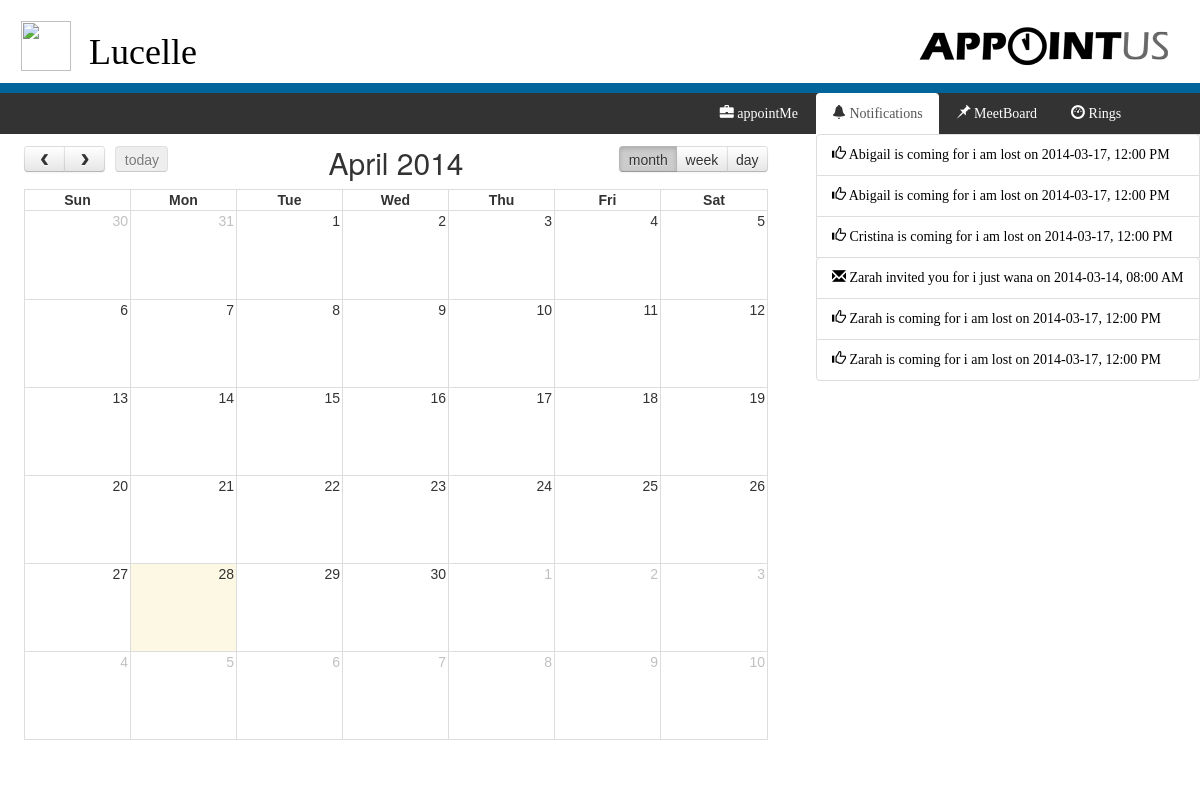
The app's page /profile.php (signed in) with its own data.
### tables this page shows
CREATE TABLE IF NOT EXISTS `notify` (
  `Count_ID` int(11) NOT NULL AUTO_INCREMENT,
  `N_ID` int(11) NOT NULL,
  `User_id` int(11) NOT NULL,
  `Response` varchar(255) NOT NULL,
  `HasResponded` varchar(255) NOT NULL,
  PRIMARY KEY (`Count_ID`)
);

CREATE TABLE IF NOT EXISTS `user` (
  `User_id` int(11) NOT NULL AUTO_INCREMENT,
  `Username` varchar(50) NOT NULL,
  `Password` varchar(50) NOT NULL,
  `Email` varchar(255) NOT NULL,
  `Firstname` varchar(255) NOT NULL,
  `Lastname` varchar(255) NOT NULL,
  `contact_number` varchar(50) NOT NULL,
  `Profile_picture` varchar(255) NOT NULL,
  PRIMARY KEY (`User_id`)
);

CREATE TABLE IF NOT EXISTS `meeting` (
  `M_ID` int(11) NOT NULL AUTO_INCREMENT,
  `Title` varchar(255) NOT NULL,
  `Venue` varchar(255) NOT NULL,
  `Description` varchar(255) NOT NULL,
  `Duration` int(11) NOT NULL,
  `Datetime` datetime NOT NULL,
  `User_id` int(11) NOT NULL,
  `IsAddedToCalendar` varchar(10) NOT NULL DEFAULT 'NO',
  PRIMARY KEY (`M_ID`)
);

### profile.php (the view, shortened to what this page needs)
<!DOCTYPE html>
<html>
<?php
    include ("dbconfig.php");
    function getDateAlone($datetime) {
    	if ($datetime) {
	    	list($date,$time) = explode(" ", $datetime);
	    	return $date;
    	} else {
    		echo 'empty datetime';
    	}
    }
    function getStandardTime($datetime) {
    	if ($datetime) {
    		list($date,$milTime) = explode(" ", $datetime);
    		$stanTime = date('h:i A', strtotime($milTime));
    		return $stanTime;
    	} else {
    		echo 'empty datetime';
    	}
    }
?>
<head>
	<link href="css/bootstrap.min.css" rel="stylesheet" media="screen">
	<link rel="stylesheet" type="text/css" href="css/profile.css">
	<link href="fullcalendar/fullcalendar.css" rel="stylesheet">
</head>
<body>
	<div id = "wrapper">
		<div id = "header">
			<img id = "logo" src="img/appointus-final-logo.png"/>
			<div id = "account-greeting">
				<img src="<?php echo 'img/' . $_SESSION['pp']; ?>" maxwidth= "100px" id="profile-picture">
				<div class="dropdown" id = "settings">
						<a data-toggle="dropdown" href="#"> <h1 id = "profile-name"><?php echo $_SESSION['username']; ?></h1> </a>
					</div>
			</div>
		</div>
		<div id = "divider">
		</div>
		<div id = "content-container">
			<div id = "left-content-container">
				<div id = "">
					<div id="content">
					<ul id="tabs" class="nav nav-tabs nav-block pull-right" data-tabs="tabs" >
			        <li><a href="meeting.php">
			        	<i class="glyphicon glyphicon-briefcase white"></i> appointMe</a></li>
			    	</ul>
					</div>
				</div>
				<div id = "calendar" style="padding: 1% 4% 10% 2%;">
				</div>
			</div>
			<div id = "right-content-container">
				<div id="content"style="height:100%;">
			    <ul id="tabs" class="nav nav-tabs" data-tabs="tabs" style="position:fixed;width:100%;background-color:#333333;color:white;">
			        <li  class="active"><a href="#ntf" data-toggle="tab">
			        	<i class="glyphicon glyphicon-bell white"></i> Notifications</a></li>
			        <li><a href="#up" data-toggle="tab">
			        	<i class="glyphicon glyphicon-pushpin white"></i> MeetBoard</a></li>
			   		 <li><a href="#mb" data-toggle="tab">
			        	<i class="glyphicon glyphicon-dashboard white"></i> Rings</a></li>
			       </ul>
		    <div id="my-tab-content" class="tab-content" style="overflow:auto;">
		    	<br><br>
		        <div class="tab-pane active" id="ntf" >
		        	<div style="position:fixed;overflow:auto;height:540px;">
		        	<div class="list-group" >
		        	<?php
					    $query = mysqli_query($con,"SELECT * from notify WHERE User_id = '$_SESSION[user_id]' ORDER BY Count_ID DESC");
					    while ($result = mysqli_fetch_array($query)) {
						    $query2 = mysqli_query($con,"SELECT * from notification WHERE N_ID = '$result[N_ID]'");
						    $result2 = mysqli_fetch_array($query2);
						    $query3 = mysqli_query($con,"SELECT * from user WHERE User_id = '$result2[User_id]'");
						    $result3 = mysqli_fetch_array($query3);
						    if ($result2['Event'] == "meeting") {
						    	$query4 = mysqli_query($con,"SELECT * from meeting WHERE M_ID = '$result2[Event_ID]'");
						    	$result4 = mysqli_fetch_array($query4);
						    	echo '
						    	<div class="dropdown">';
						    	if ($result['HasResponded'] == "NO") {
						    		echo '<a data-toggle="dropdown" href="#" class="list-group-item" style="background-color:lightblue;">';
						    	} else {
						    		echo '<a data-toggle="dropdown" href="#" class="list-group-item">';
						    	}
						    	echo '
						    	<i class="glyphicon glyphicon-envelope"></i>
								'.$result3['Username'].' invited you for '.$result4['Title'].' on '.getDateAlone($result4['Datetime']).', '.getStandardTime($result4['Datetime']).'</a>
								<ul class="dropdown-menu details" role="menu" id = "dropmenu" style="width:300px;border:1px solid gray;">';
							    echo'</ul></div>';
						    } else if ($result2['Event'] == "response") {
						    	$query4 = mysqli_query($con,"SELECT * from notification WHERE N_ID = '$result2[Event_ID]'");
						    	$result4 = mysqli_fetch_array($query4);
						    	$query5 = mysqli_query($con,"SELECT * from meeting WHERE M_ID = '$result4[Event_ID]'");
						    	$result5 = mysqli_fetch_array($query5);
						    	$query6 = mysqli_query($con,"SELECT * from notify WHERE N_ID = '$result2[Event_ID]' AND User_id = '$result2[User_id]'");
						    	$result6 = mysqli_fetch_array($query6);
							    $query7 = mysqli_query($con,"SELECT * from user WHERE User_id = '$result6[User_id]'");
							    $result7 = mysqli_fetch_array($query7);
								if ($result6['HasResponded'] == "YES") {
									echo '<a href="#" class="list-group-item">';
									if ($result6['Response'] == "ACCEPT") {
										echo '<i class="glyphicon glyphicon-thumbs-up"></i> '.$result7['Username'].' is coming for '.$result5['Title'].' on '.getDateAlone($result5['Datetime']).', '.getStandardTime($result5['Datetime']);
									} else {
										echo '<i class="glyphicon glyphicon-thumbs-down"></i> '.$result7['Username'].' is not coming for '.$result5['Title'].' on '.getDateAlone($result5['Datetime']).', '.getStandardTime($result5['Datetime']);
									}
								echo '</a>';
							    }
						    } else if ($result2['Event'] == "membership"){
						    	$query4 = mysqli_query($con,"SELECT * from ring WHERE R_ID = '$result2[Event_ID]'");
						    	$ring = mysqli_fetch_array($query4);
						    	$query5 = mysqli_query($con,"SELECT * from user WHERE User_id = '$ring[User_id]'");
						    	$user = mysqli_fetch_array($query5);
						    	echo '<a href="#" class="list-group-item">';
						    	echo '<i class="glyphicon glyphicon-thumbs-up"></i> '.$user['Username'].' added you to the ring '.$ring['Ringname'].'.';
						    	echo '</a>';
						    } else {
						    	echo 'unidentified event';
						    }
						}
		        	?>
		        	</div>
		        </div>
		        </div>
		</div>
		</div>
			</div>
	</div>
</body>
</html>

### css/profile.css (style rules this page uses)
* { margin: auto 0; padding: 0px; background-size: 100%; }
#header { min-width:100%; min-height:5%; position:relative; margin:5px; }
#logo { position: relative; top: 10px; float:right; }
#account-greeting { padding:8px; font-family: "Century Gothic"; max-height:40px; min-width: 70%; top: 50px; }
#profile-picture { float:left; position:relative; margin:8px; height: 50px; width: 50px; }
#profile-name { padding-left: 10px; float:left; position:relative; font-family:"Century Gothic"; }
#divider { background-color: #006699; min-width:100%; min-height:10px; clear:both; }
#content-container { width:100%; float:left; font-family: "Century Gothic", "Lucida Grande",Helvetica,Arial,Verdana,sans-serif; height: 84%; position: fixed; }
#left-content-container { float:left; width: 68%; height: 100%; position: relative; background-color: #333333; }
#calendar { width:68%; height: 100%; margin-top: 41px; padding-top: 20px; padding-left: 10px; padding-right: 10px; padding-bottom: 30px; background-color: #ffffff; position: fixed; font-family: "Lucida Grande",Helvetica,Arial,Verdana,sans-serif; clear:both; overflow: auto; }
#right-content-container { background-color:white; width:32%; height:100%; margin-right: 0px; position: relative; overflow: auto; text-align: center; }
.white { color:white; }
.tab-pane { border-top:1px solid #d3d3d3; text-align: left; }
a:link { text-decoration:none; font-family: "Century Gothic", "Lucid Grande"; color: #000000; }
#settings { margin-left: 0px; position: relative; margin-top: 10px; height: 200px; width: 150px; text-align: left; display: inline; margin: 0; padding: 15px 4px 17px 0; list-style: none; }

### fullcalendar/fullcalendar.css (style rules this page uses)
.fc { direction: ltr; text-align: left; }
html .fc, .fc table { font-size: 1em; }

### records on screen
notify: user.Username "Abigail", meeting.Title "i am lost", meeting.Datetime "2014-03-17", meeting.Datetime "12:00 PM"
notify: user.Username "Abigail", meeting.Title "i am lost", meeting.Datetime "2014-03-17", meeting.Datetime "12:00 PM"
notify: user.Username "Cristina", meeting.Title "i am lost", meeting.Datetime "2014-03-17", meeting.Datetime "12:00 PM"
notify: user.Username "Zarah", meeting.Title "i just wana", meeting.Datetime "2014-03-14", meeting.Datetime "08:00 AM"
notify: user.Username "Zarah", meeting.Title "i am lost", meeting.Datetime "2014-03-17", meeting.Datetime "12:00 PM"
notify: user.Username "Zarah", meeting.Title "i am lost", meeting.Datetime "2014-03-17", meeting.Datetime "12:00 PM"

### other values on screen
$_SESSION['username'] "Lucelle"
